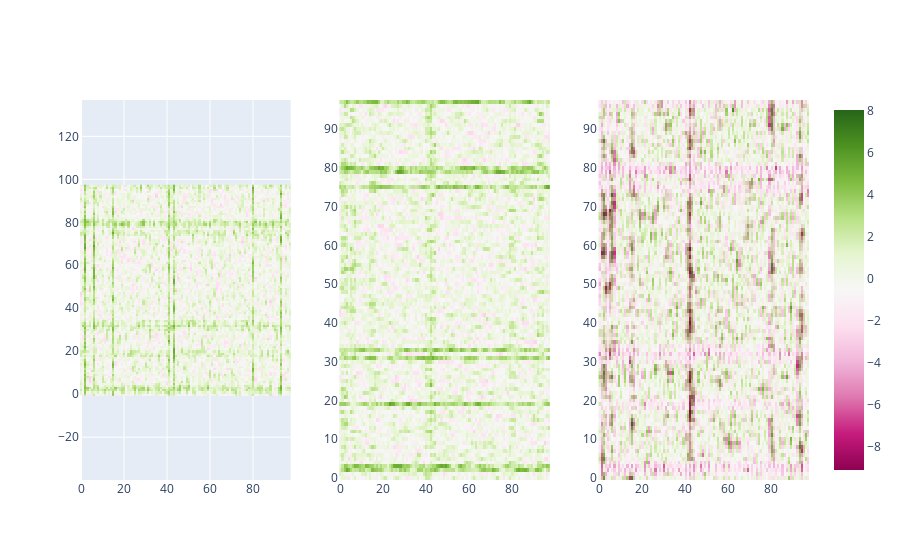

The code cell stored with this chart in its notebook:
### Code cell
feature_map = torch.conv2d(im, pattern)
fig = subplots.make_subplots(1, 3,shared_xaxes="all").update_layout(yaxis_scaleanchor="x")
fig.add_traces(
    data=[
        go.Heatmap(z=feature_map[0, 0, :, :], coloraxis="coloraxis"),
        go.Heatmap(z=feature_map[0, 1, :, :], coloraxis="coloraxis"),
        go.Heatmap(z=feature_map[0, 3, :, :], coloraxis="coloraxis"),
    ],
    rows=[1, 1,1],
    cols=[1, 2,3],
)
fig.show()

### Figure 1 — Plotly figure (JSON) as saved in the notebook; plotly's stock layout.template omitted (floating-point values rounded to 4 significant figures; data arrays with more than 128 entries replaced by an {"elided": "..."} marker saying what was removed)
{"data": [{"coloraxis": "coloraxis", "type": "heatmap", "xaxis": "x", "yaxis": "y", "z": {"elided": "98x98 float values"}}, {"coloraxis": "coloraxis", "type": "heatmap", "xaxis": "x2", "yaxis": "y2", "z": {"elided": "98x98 float values"}}, {"coloraxis": "coloraxis", "type": "heatmap", "xaxis": "x3", "yaxis": "y3", "z": {"elided": "98x98 float values"}}], "layout": {"xaxis": {"anchor": "y", "domain": [0, 0.2889]}, "xaxis2": {"anchor": "y2", "domain": [0.3556, 0.6444], "matches": "x"}, "xaxis3": {"anchor": "y3", "domain": [0.7111, 1], "matches": "x"}, "yaxis": {"anchor": "x", "domain": [0, 1], "scaleanchor": "x"}, "yaxis2": {"anchor": "x2", "domain": [0, 1]}, "yaxis3": {"anchor": "x3", "domain": [0, 1]}}}
